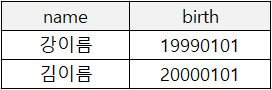
#> input picture client/src/assets/image/dataExample.png, 272 x 90 px; its folder holds only this picture in this run
$ python ocr.py ../../client/src/assets/image/dataExample.png
#> lines starting #> are read from the running program, lines starting #| are printed output that depends on the picture; after the words box and inside, x2 and y2 are one past the last pixel; in counts of white or black regions, pixels touching at a corner belong together
#> further down, image is the input picture: shape (90, 272, 3); mean B, G, R 225.2, 225.2, 225.3
import pytesseract
import cv2
import numpy as np
import argparse
import re


def image_detection(image):
    # 1-1. 이미지 읽어오기
    orig = image.copy()

    # 2-1. 이미지 리사이즈
    r = 800.0 / image.shape[0]
#> r = 8.89
    dim = (int(image.shape[1] * r), 800)
#> dim = (2417, 800)
    image = cv2.resize(image, dim, interpolation=cv2.INTER_AREA)
#> image: shape (800, 2417, 3)
    # 2-2. 가장자리 검출
    # 2-2-1. 흑백 변환
    gray = cv2.cvtColor(image, cv2.COLOR_BGR2GRAY)
    # 2-2-2. 블러로 노이즈 제거
    gray = cv2.GaussianBlur(gray, (3, 3), 0)
    # 2-2-3. 이미지 가장자리 검출
    edged = cv2.Canny(gray, 75, 200)
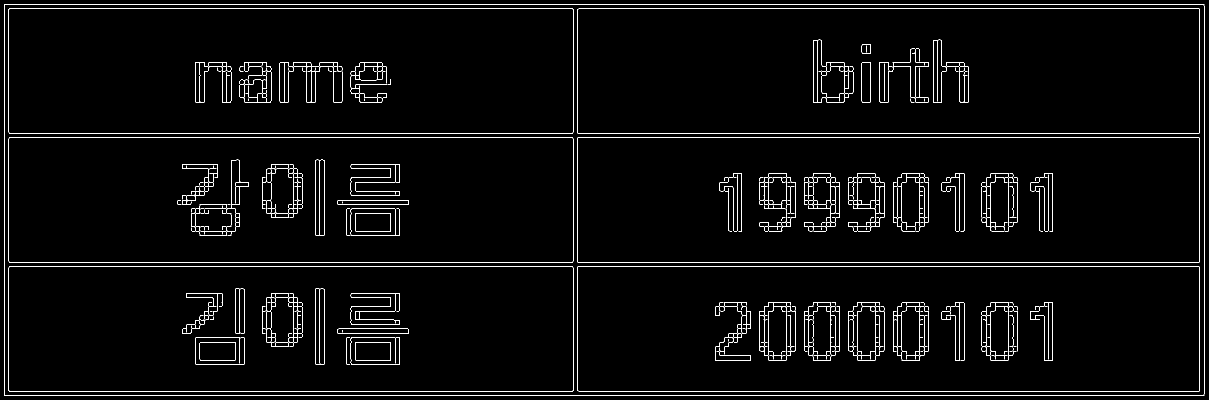
#> edged: shape (800, 2417) (shown at 1/2 size); 2.7% white in thin lines or dots

    print('Step 1: Edge Detection')

    cv2.namedWindow('image', cv2.WINDOW_NORMAL)
    cv2.namedWindow('Edged', cv2.WINDOW_NORMAL)
    cv2.imshow('image', image)
    cv2.imshow('edged', edged)

    cv2.waitKey(0)
    cv2.destroyAllWindows()

    # contour 반환
    (cnts, _) = cv2.findContours(edged.copy(), cv2.RETR_LIST, cv2.CHAIN_APPROX_SIMPLE)
#> cnts = 404 contours, 213 with area under 20; largest, box (x1, y1, x2, y2) and area: (8, 8, 2409, 792) 1879190, (8, 8, 2409, 792) 1879182, (1155, 275, 2400, 525) 309753, (1155, 533, 2400, 783) 309752, (1155, 17, 2400, 267) 309752
    # contour를 외곽이 그린 면적이 큰 순대로 정렬해 최대 5개 추출
    cnts = sorted(cnts, key=cv2.contourArea, reverse=True)[:5]
#> cnts = 5 contours; box (x1, y1, x2, y2) and area: (8, 8, 2409, 792) 1879190, (8, 8, 2409, 792) 1879182, (1155, 275, 2400, 525) 309753, (1155, 533, 2400, 783) 309752, (1155, 17, 2400, 267) 309752

    # contour를 순회하면서
    for c in cnts:
        # contour가 그리는 길이 계산
        peri = cv2.arcLength(c, True)
        # peri에 2% 정도 오차를 두고 도형을 근사해서 구함
        approx = cv2.approxPolyDP(c, 0.02 * peri, True)

        # 외곽의 꼭지점이 4개면 신분증 외곽으로 계산
        # 찾은 외곽들 중 큰 순서대로 5개를 찾아 꼭지점 4개인 도형을 찾는 것
        if len(approx) == 4:
            screenCnt = approx
            break
#> this loop made 1 pass
#> (peri, screenCnt) on pass 1: (6370.3, [[8, 9], [9, 791], [2408, 790], [2407, 8]])

    print('Step2: Find contours of paper')

    # contour 그리기
    cv2.drawContours(image, [screenCnt], -1, (0, 255, 0), 2)
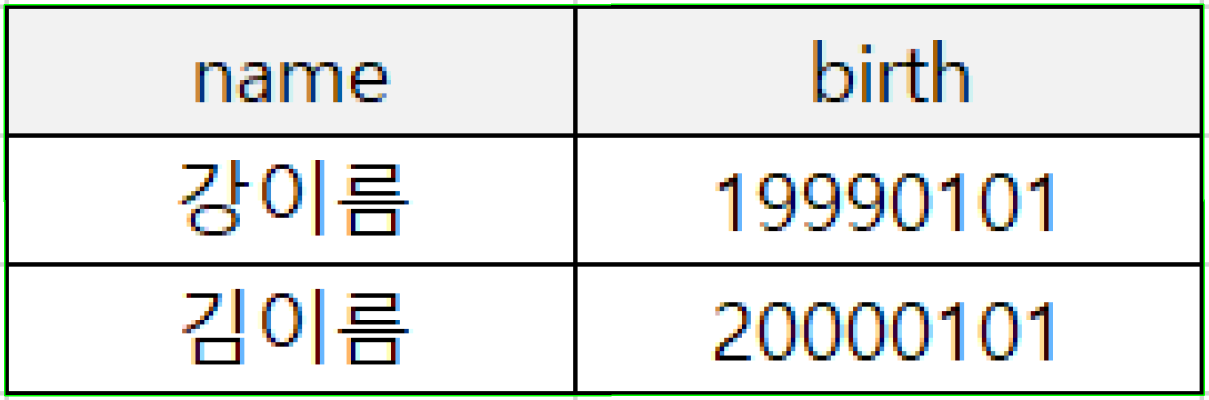
#> image: shape (800, 2417, 3) (shown at 1/2 size); mean of channels 0, 1, 2 224, 226.6, 224.1; drawn as B, G, R
    cv2.imshow('outline', image)

    cv2.waitKey(0)
    cv2.destroyAllWindows()

    def order_points(pts):
        rect = np.zeros((4, 2), dtype=np.float32)

        # 넘겨받은 배열의 각 행에 대한 합을 계산
        s = pts.sum(axis=1)
#> s = [17, 800, 3198, 2415]
        rect[0] = pts[np.argmin(s)] # x+y 최대값
        rect[2] = pts[np.argmax(s)] # x+y 최소값

        diff = np.diff(pts, axis=1)
#> diff = [1, 782, -1618, -2399]
        rect[1] = pts[np.argmin(diff)] # y-x 최대값
        rect[3] = pts[np.argmax(diff)] # y-x 최소값

        return rect / r

    rect = order_points(screenCnt.reshape(4, 2))
#> rect = [[0.9, 1.01], [270.8, 0.9], [270.9, 88.87], [1.01, 88.99]]
    (tl, tr, br, bl) = rect
#> tl = [0.9, 1.01]; tr = [270.8, 0.9]; br = [270.9, 88.87]; bl = [1.01, 88.99]

    # 각각의 기리를 계산
    widthA = np.sqrt(((br[0] - bl[0]) ** 2) + ((br[1] - bl[1]) ** 2))
#> widthA = 269.9
    widthB = np.sqrt(((tr[0] - tl[0]) ** 2) + ((tr[1] - tl[1]) ** 2))
#> widthB = 269.9
    heightA = np.sqrt(((tr[0] - br[0]) ** 2) + ((tr[1] - br[1]) ** 2))
#> heightA = 87.98
    heightB = np.sqrt(((tl[0] - bl[0]) ** 2) + ((tl[1] - bl[1]) ** 2))
#> heightB = 87.98

    # 최대 높이와 너비 계산
    maxWidth = max(int(widthA), int(widthB))
#> maxWidth = 269
    maxHeight = max(int(heightA), int(heightB))
#> maxHeight = 87

    # 변환될 좌표 위치 초기화
    dst = np.array([[0, 0], [maxWidth - 1, 0], [maxWidth - 1, maxHeight - 1], [0, maxHeight - 1]], dtype=np.float32)
#> dst = [[0, 0], [268, 0], [268, 86], [0, 86]]

    # 나머지 픽셀을 옯기는 matrix 생성
    M = cv2.getPerspectiveTransform(rect, dst)
#> M = [[0.993, -0.00127, -0.892], [0.000407, 0.978, -0.99], [-1.3e-10, 7.74e-10, 1]]
    # 최종적으로 반듯한 사각형으로 변환
    warped = cv2.warpPerspective(orig, M, (maxWidth, maxHeight))

    print('Step3: Apply Perspective Transform')
    cv2.imshow('warped', warped)
    cv2.waitKey(0)
    cv2.destroyAllWindows()

    return warped


def text_detection(image):
    orig = image.copy()             # 원본 이미지 복사
    # 이미지 전처리
    image[:,:,0] = 0
#> image: shape (87, 269, 3)
    image[:,:,1] = 0
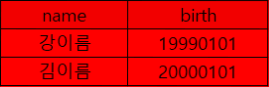
#> image: shape (87, 269, 3); mean B, G, R 0, 0, 224.8
    image = cv2.cvtColor(image, cv2.COLOR_BGR2GRAY)     # 바이너리 이미지로 변환
#> image: shape (87, 269)
    erosion = cv2.erode(image, np.ones((2, 2), np.uint8), iterations=1)   # Erosion(침식): 바이너리 이미지에서 흰색(1) 오브젝트의 외곽픽셀을 검은색(0)으로 만든다.
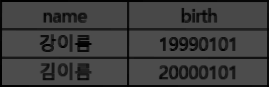
#> erosion: shape (87, 269); min 0, max 76, mean 61.1
    dilate = cv2.dilate(image, np.ones((2, 2), np.uint8), iterations=1)   # Dilate(팽창): 바이너리 이미지에서 검은색(0) 오브젝트의 외곽픽셀을 횐색(1)으로 만든다.
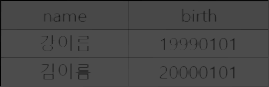
#> dilate: shape (87, 269); min 0, max 76, mean 71.7
    image = cv2.subtract(dilate, erosion)    # Morph Gradient = dilate - erosion
    cv2.imshow('Morph Gradient', image)
    cv2.waitKey(0)
    cv2.destroyAllWindows()

    _, image = cv2.threshold(image, 13, 255, cv2.THRESH_BINARY)     # global threshold: 신분증 배경을 제거하기 위해
#> image: shape (87, 269); 24.8% white; 26 white regions (1 under 20 px), largest, box (x1, y1, x2, y2) and area: (0, 0, 269, 87) 2719, (169, 37, 216, 51) 446, (75, 63, 92, 81) 204
    cv2.imshow('Threshold', image)
    cv2.waitKey(0)
    cv2.destroyAllWindows()

    image = cv2.adaptiveThreshold(image, 255, cv2.ADAPTIVE_THRESH_MEAN_C, cv2.THRESH_BINARY_INV, 9, 3)
#> image: shape (87, 269); 47.5% white; 74 white regions (57 under 20 px), largest, box (x1, y1, x2, y2) and area: (129, 59, 267, 85) 1931, (129, 31, 267, 56) 1901, (129, 2, 267, 28) 1680
    cv2.imshow('Adaptive Threshold', image)
    cv2.waitKey(0)
    cv2.destroyAllWindows()

    image = cv2.morphologyEx(image, cv2.MORPH_CLOSE, kernel=np.ones((image.shape[0]//200, image.shape[1]//20), np.uint8), iterations=1)
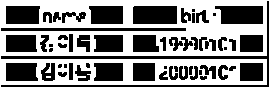
#> image: shape (87, 269); 53.1% white; 57 black regions (10 under 20 px)
    cv2.imshow('Morph Close', image)
    cv2.waitKey(0)
    cv2.destroyAllWindows()

    contours, _ = cv2.findContours(image, cv2.RETR_EXTERNAL, cv2.CHAIN_APPROX_SIMPLE)
#> contours = 1 contour; box (x1, y1, x2, y2) and area: (0, 0, 269, 87) 21282
    boxes = []
    for contour in contours:
        x, y, w, h = cv2.boundingRect(contour)

        if w < 23 or h < 23: continue

        cv2.rectangle(orig, (x, y), (x+w, y+h), (0, 255, 0), 2)
        boxes.append((x, y, w, h))
#> this loop made 1 pass
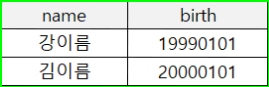
#> orig: shape (87, 269, 3); mean B, G, R 217.5, 229.1, 217.6
#> after the loop, boxes = [(0, 0, 269, 87)]

    cv2.imshow('Bounding Boxes', orig)
    cv2.waitKey(0)
    cv2.destroyAllWindows()

    return boxes


def text_recognition(image):
    min_conf = 50
    image = cv2.cvtColor(image, cv2.COLOR_BGR2GRAY)
    image = cv2.erode(image, np.ones((2, 2), np.uint8), iterations=1)
    config = '-l kor --oem 3 --psm 6'
    data = pytesseract.image_to_data(image, config=config, output_type='data.frame', pandas_config={'dtype': {'text': str}})
    data = data[data.conf > min_conf]
    data = data.groupby('block_num')['text'].apply(list)
    if not data.empty:
        result = ''
        for char in data[1]:
            result += char
            if len(char) > 1 and char[-1] != '.':
                result += ' '
    else:
        result = ''
    return result.rstrip()


def image_masking(image, texts, boxes):
    image = image.copy()
    customer_info = {}
    registration_number_pattern = re.compile('\d{6}[-]\d{7}')
    issue_date_pattern = re.compile('[가-힣0-9?~!@#$%&*]+[.][가-힣0-9?~!@#$%&*]+[.][가-힣0-9?~!@#$%&*]+[.]')
    for text, (x, y, w, h) in zip(texts, boxes):
        if registration_number_pattern.match(text):
            customer_info['registration_number'] = text
            cv2.rectangle(image, (x+w//2, y), (x+w, y+h), (100, 100, 100), -1)
            cv2.rectangle(image, (x-h, y+h+h//2), (x+h+w, y+h*4+h//3*2), (100, 100, 100), -1)
        elif issue_date_pattern.match(text):
            cv2.rectangle(image, (x, y), (x+w, y+h), (100, 100, 100), -1)

    return image, customer_info


if __name__ == '__main__':
    parser = argparse.ArgumentParser()
    parser.add_argument('image_path', help='이미지 경로')
    args = parser.parse_args()

    pytesseract.pytesseract.tesseract_cmd = r'C:/Program Files/Tesseract-OCR/tesseract.exe'

    image = cv2.imread(args.image_path)
    image = image_detection(image)
    image_orig = image.copy()
    area = text_detection(image)
#> area = [(0, 0, 269, 87)]
    texts = []
    boxes = []
    for x, y, w, h in area:
#> (the run stopped early here; a loop or call above may not have finished)
